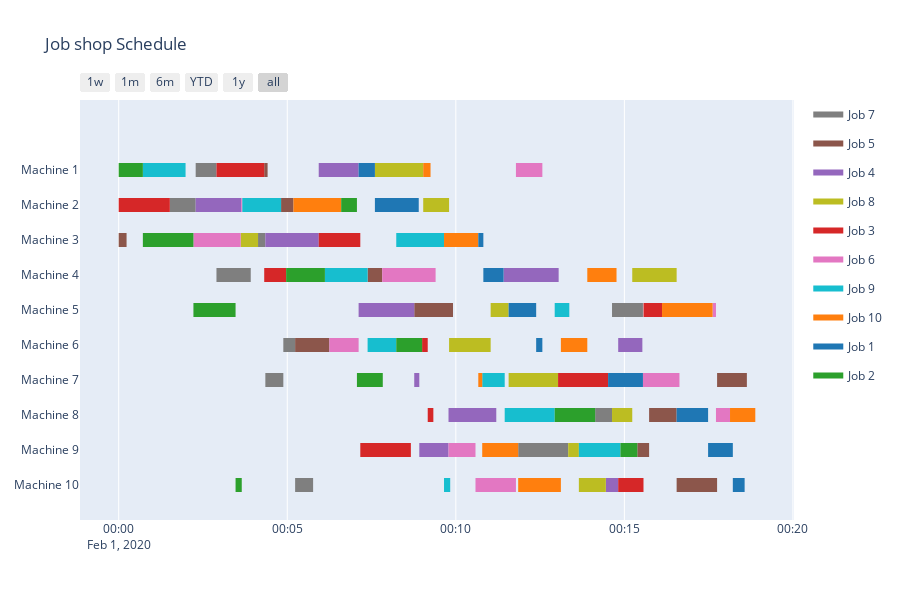

Notebook cell for this chart:
### Code cell
""" Job_Shop_Schedule """

data = data_excel_json('data/JSP_dataset.xlsx')
schedule = job_schedule(data_dict=data)
